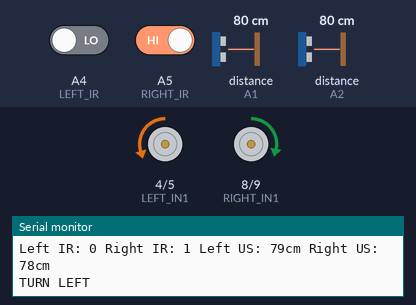
The sketch below on a simulated Arduino Uno, built with avr-gcc and run on an emulated ATmega328P. On the bench: motor-driver pin pairs drawn as motors (green arrow = first pin HIGH = forward, orange = second pin HIGH = backward, longer = more drive, scaled by the enable pin), the last lines printed to the serial monitor. Wiring (inferred from the names in the program): 2 × ultrasonic range finder: trigger A0, echo A1 / trigger A3, echo A2. Inputs (shaded band) come from the test bench; at power-on: distance to the obstacle (sensors on A1, A2) 80 cm, A4 (LEFT_IR) LOW, A5 (RIGHT_IR) HIGH. The echo pulse lasts 58.3 µs per cm.

Above: at 1.2 s.
1.3 s: distance to the obstacle (sensor on A1) set to 17 cm
4.3 s: distance to the obstacle (sensor on A1) set to 14 cm
At 5.9 s:
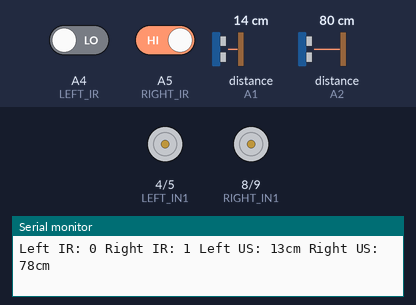
7.3 s: distance to the obstacle (sensor on A1) set to 120 cm
At 8.5 s:
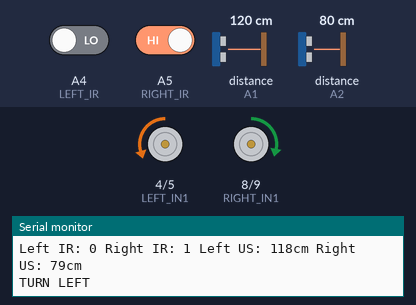
9.1 s: A4 (LEFT_IR) driven HIGH
At 10.0 s:
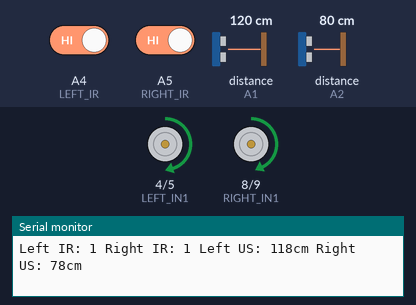
10.6 s: A5 (RIGHT_IR) driven LOW
At 11.0 s:
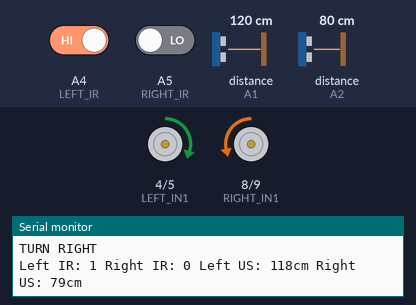
Timing chart, 0 to 13.6 s (numbered marks = the images above; inputs shaded):
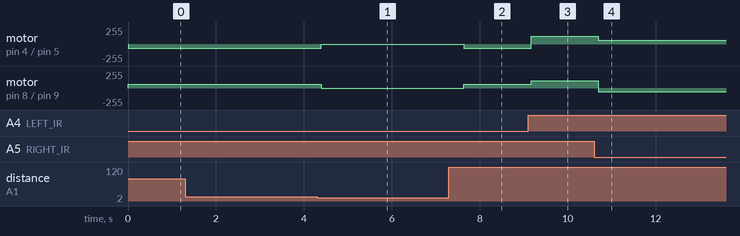

Measured:
- the behaviour switches between 16 and 15 cm on distance to the obstacle (sensor on A1) (found by bisection; images 0 and 1)
- after the input at 4.3 s, motor on pin 4 (LEFT_IN1) / pin 5 (LEFT_IN2): backward 60/255 → stopped after 0.09 s; motor on pin 8 (RIGHT_IN1) / pin 9 (RIGHT_IN2): forward 55/255 → stopped after 0.09 s
- after the input at 7.3 s, motor on pin 4 (LEFT_IN1) / pin 5 (LEFT_IN2): stopped → backward 60/255 after 0.33 s; motor on pin 8 (RIGHT_IN1) / pin 9 (RIGHT_IN2): stopped → forward 55/255 after 0.33 s
- after the input at 9.1 s, motor on pin 4 (LEFT_IN1) / pin 5 (LEFT_IN2): backward 60/255 → forward 120/255 after 0.07 s; motor on pin 8 (RIGHT_IN1) / pin 9 (RIGHT_IN2): forward 55/255 → forward 110/255 after 0.07 s
- after the input at 10.6 s, motor on pin 4 (LEFT_IN1) / pin 5 (LEFT_IN2): forward 120/255 → forward 60/255 after 0.09 s; motor on pin 8 (RIGHT_IN1) / pin 9 (RIGHT_IN2): forward 110/255 → backward 55/255 after 0.09 s

The sketch:

6.16.2026.ino
```cpp
//Written by Yongyu XU-6.16.2026.7PM

// -------- Ultrasonic Sensors --------
#define LEFT_TRIG A0
#define LEFT_ECHO A1
#define RIGHT_ECHO A2
#define RIGHT_TRIG A3

// -------- IR Line Sensors --------
#define LEFT_IR A4
#define RIGHT_IR A5

// -------- L293D Motor Driver --------
// Left motor
#define LEFT_EN1 3
#define LEFT_IN1 4
#define LEFT_IN2 5

// Right motor
#define RIGHT_EN1 10
#define RIGHT_IN1 8
#define RIGHT_IN2 9

// -------- Settings --------

int motorSpeedLeft = 120;//initial speed
int motorSpeedRight = 110;//initial speed
int turnSpeedLeft = 60;//turning speed
int turnSpeedRight = 55;//turning speed
int obstacleLimit = 15; // cm

// Change these if your IR sensors work opposite

#define BLACK LOW
#define WHITE HIGH

long getDistanceNonBlocking(int trigPin, int echoPin);
void runAvoidanceSequence(unsigned long currentMillis);

// -------- Millis() Non-blocking Timers --------
unsigned long lastUSCheckTime = 0;
const unsigned long USCheckInterval = 50; // Measures distance every 50 milliseconds

// Obstacle Avoidance
bool isAvoiding = false;
unsigned long avoidanceStartTime = 0;
int avoidanceStep = 0;

// Global distance variable
long leftDistance = 999;
long rightDistance = 999;

long getDistanceNonBlocking(int trigPin, int echoPin) {

  digitalWrite(trigPin, LOW);
  delayMicroseconds(2);
  digitalWrite(trigPin, HIGH);
  delayMicroseconds(10);
  digitalWrite(trigPin, LOW);

  long duration = pulseIn(echoPin, HIGH, 15000);
  if (duration == 0) return 999;
  return duration * 0.034 / 2;

}

void setup() {
pinMode(RIGHT_TRIG, OUTPUT);
pinMode(RIGHT_ECHO, INPUT);
pinMode(LEFT_TRIG, OUTPUT);
pinMode(LEFT_ECHO, INPUT);
pinMode(RIGHT_IR, INPUT);
pinMode(LEFT_IR, INPUT);
pinMode(RIGHT_EN1, OUTPUT);
pinMode(RIGHT_IN1, OUTPUT);
pinMode(RIGHT_IN2, OUTPUT);
pinMode(LEFT_EN1, OUTPUT);
pinMode(LEFT_IN1, OUTPUT);
pinMode(LEFT_IN2, OUTPUT);
Serial.begin(9600);

}


void loop() {
  unsigned long currentMillis = millis();
  // ---- 1. Using `millis()` to trigger ultrasonic distance measurement (non-blocking) ----
  if (currentMillis - lastUSCheckTime >= USCheckInterval) {
    lastUSCheckTime = currentMillis;
    // Alternate between reading the left and right ultrasonic signals to avoid mutual interference
    static bool readLeft = true;
    if (readLeft) {
      leftDistance = getDistanceNonBlocking(LEFT_TRIG, LEFT_ECHO);
      readLeft = false;
    } else {
      rightDistance = getDistanceNonBlocking(RIGHT_TRIG, RIGHT_ECHO);
      readLeft = true;
    }

  }

  // ---- 2. Avoidance Maneuver ----
  if (isAvoiding) {
    runAvoidanceSequence(currentMillis);
    return; // While avoiding obstacles, skip the line-following logic below
  }

  int rightIR = digitalRead(RIGHT_IR);
  int leftIR = digitalRead(LEFT_IR);

  Serial.print("Left IR: ");
  Serial.print(leftIR);
  Serial.print(" Right IR: ");
  Serial.print(rightIR);
  Serial.print(" Left US: ");
  Serial.print(leftDistance);
  Serial.print("cm Right US: ");
  Serial.print(rightDistance);
  Serial.println("cm");

  // Trigger obstacle avoidance conditions
  if (rightDistance < obstacleLimit || leftDistance < obstacleLimit) {
    stopMotors();
    isAvoiding = true;
    avoidanceStartTime = currentMillis;
    avoidanceStep = 1; // step 1 in obstacle avoidance
    return;
  }

  // Line following logic

  if (leftIR == WHITE && rightIR == WHITE) {
    forward();//both white, move forward
    }

    else if (leftIR == WHITE && rightIR == BLACK) {
      turnRight();// right black=>veering to the left=>should turn right
      }

    else if (leftIR == BLACK && rightIR == WHITE) {
      turnLeft();// left black=>veering to the right=>should turn left
      }

    else {
      forward();
      }

    }

long getDistance(int trigPin, int echoPin) {
digitalWrite(trigPin, LOW);
delayMicroseconds(2);
digitalWrite(trigPin, HIGH);
delayMicroseconds(10);
digitalWrite(trigPin, LOW);
long duration = pulseIn(echoPin, HIGH, 30000);

if (duration == 0) {
  return 999;
  }
  return duration * 0.034 / 2;
  }

void forward() {
analogWrite(LEFT_EN1, motorSpeedLeft);
analogWrite(RIGHT_EN1, motorSpeedRight);

digitalWrite(LEFT_IN1, HIGH);
digitalWrite(LEFT_IN2, LOW);
digitalWrite(RIGHT_IN1, HIGH);
digitalWrite(RIGHT_IN2, LOW);

}

void turnLeft() {
analogWrite(LEFT_EN1, turnSpeedLeft);
analogWrite(RIGHT_EN1, turnSpeedRight);

digitalWrite(LEFT_IN1, LOW);
digitalWrite(LEFT_IN2, HIGH);
digitalWrite(RIGHT_IN1, HIGH);
digitalWrite(RIGHT_IN2, LOW);

Serial.println("TURN LEFT");

}

void turnRight() {
analogWrite(LEFT_EN1, turnSpeedLeft);
analogWrite(RIGHT_EN1, turnSpeedRight);
digitalWrite(LEFT_IN1, HIGH);
digitalWrite(LEFT_IN2, LOW);
digitalWrite(RIGHT_IN1, LOW);
digitalWrite(RIGHT_IN2, HIGH);

Serial.println("TURN RIGHT");

}

void stopMotors() {
analogWrite(LEFT_EN1, 0);
analogWrite(RIGHT_EN1, 0);
digitalWrite(LEFT_IN1, LOW);
digitalWrite(LEFT_IN2, LOW);
digitalWrite(RIGHT_IN1, LOW);
digitalWrite(RIGHT_IN2, LOW);

}

// ---- Avoidance Maneuver Sequence ----

void runAvoidanceSequence(unsigned long currentMillis) {
  unsigned long elapsedTime = currentMillis - avoidanceStartTime;
  if (avoidanceStep == 1) {
    // Action 1: Reverse (600 milliseconds)
    if (elapsedTime < 600) {
      analogWrite(LEFT_EN1, 0);
      analogWrite(RIGHT_EN1, 0);
      digitalWrite(LEFT_IN1, LOW);   digitalWrite(LEFT_IN2, HIGH);
      digitalWrite(RIGHT_IN1, LOW);  digitalWrite(RIGHT_IN2, HIGH);
    } else {
      avoidanceStep = 2;
      avoidanceStartTime = currentMillis; // Reset the timer
    }

  }

  else if (avoidanceStep == 2) {
    // Action 2: Turn right in place to face the opposite direction/go around (lasts 500 milliseconds)
    if (elapsedTime < 500) {
      analogWrite(LEFT_EN1, 0);
      analogWrite(RIGHT_EN1, 0);
      digitalWrite(LEFT_IN1, HIGH);  digitalWrite(LEFT_IN2, LOW);
      digitalWrite(RIGHT_IN1, LOW);  digitalWrite(RIGHT_IN2, HIGH);
    } else {
      // Once the obstacle avoidance maneuver is complete, reset the system and return control to the line sensor.
      stopMotors();
      isAvoiding = false;

    }

  }

}
```
